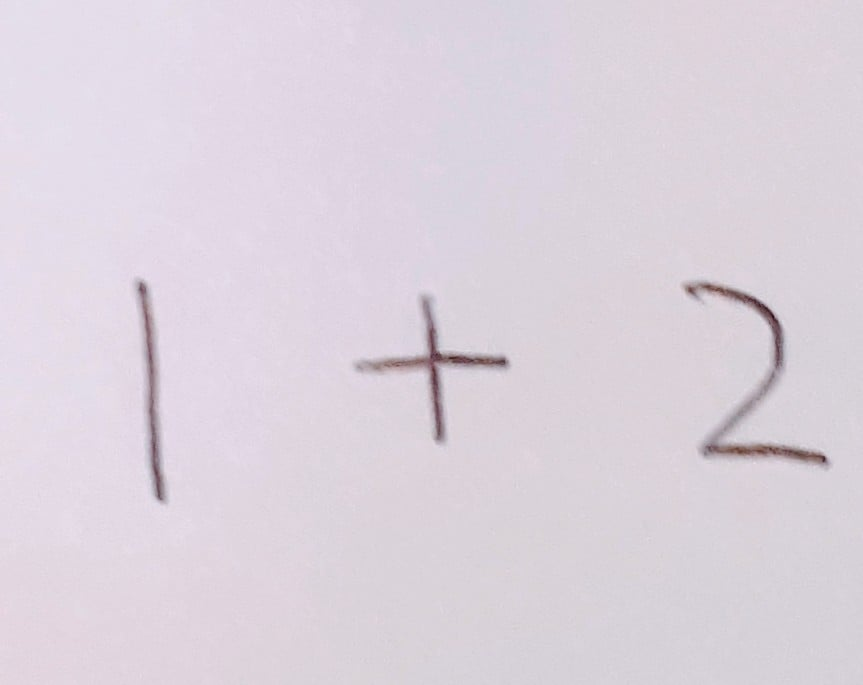
#> input picture FirstModel/TestImages/testimg1.jpg, 863 x 685 px, found by its file name
$ jupyter execute --allow-errors ModelTest.ipynb
#> lines starting #> are read from the running program, lines starting #| are printed output that depends on the picture; after the words box and inside, x2 and y2 are one past the last pixel; in counts of white or black regions, pixels touching at a corner belong together
[cell 1]
import cv2
import numpy as np
from keras.models import model_from_json

print("DOing gOoD aT iMpOrTs")

[cell 2]
img1 = r'C:\Users\Thomas\Desktop\MathSolver\FirstModel\TestImages\testimg1.jpg'
img2 = r'C:\Users\Thomas\Desktop\MathSolver\FirstModel\TestImages\testimg2.jpg'

def show_image(image):
    img = cv2.imread(image,cv2.IMREAD_GRAYSCALE)
    cv2.imshow('image',img)
    c = cv2.waitKey()
    if c >= 0 : return -1
    return 0

[cell 3]
symbols_to_class = {'0':0, '1':1, '2':2, '3':3, '4':4, '5':5, '6':6, '7':7, '8':8, '9':9,
                    '+':10, '-':11, 'times': 12, 'div':13, '=':14, 'X':15, 'y':16}
class_to_symbols = dict([(val, key) for key, val in symbols_to_class.items()])

[cell 4]
img = cv2.imread(img1, cv2.IMREAD_GRAYSCALE)
#> img: shape (685, 863); min 23, max 230, mean 214.9

# Need to play with the min threshhold val. See notes
ret, binary_img = cv2.threshold(img, 170, 255, cv2.THRESH_BINARY_INV)
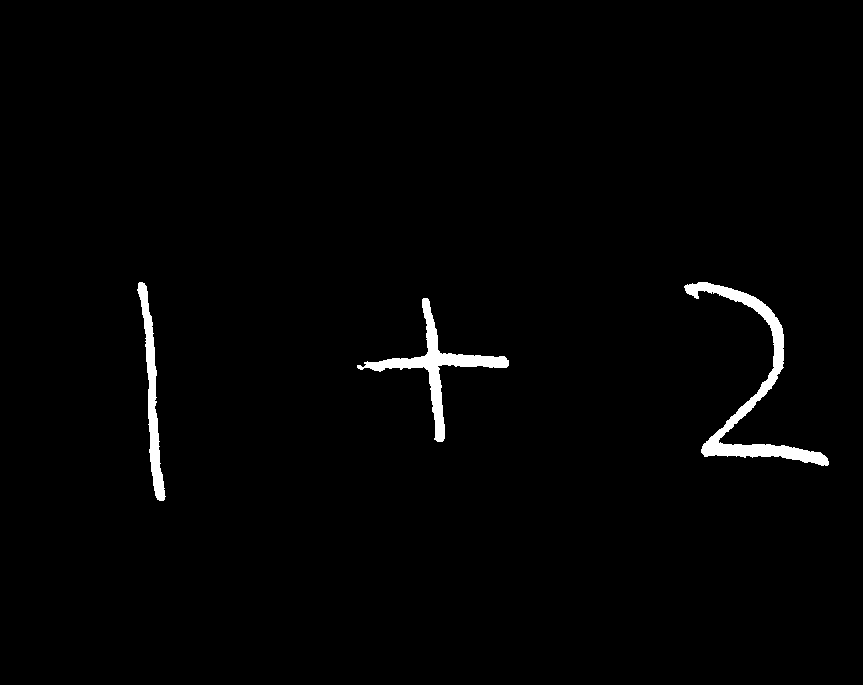
#> binary_img: shape (685, 863); 1.5% white; 3 white regions
# Find the contours => if min thresh is o.k then len(contours) == number of symbals in pic
contours, hierarchy = cv2.findContours(binary_img, cv2.RETR_TREE, cv2.CHAIN_APPROX_NONE)
#> contours = 3 contours; box (x1, y1, x2, y2) and area: (684, 282, 829, 466) 3563, (357, 298, 509, 442) 2634, (137, 282, 166, 501) 1699
# sort contours so we read the symbols from left -> right
cnt=sorted(contours, key=lambda ctr: cv2.boundingRect(ctr)[0])
#> cnt has the same summary as contours

w, h = int(28), int(28)
rects = []

# boundingRect output: (x, y, width, height), x, y of center of rect
for ctr in cnt:
    x, y, w, h = cv2.boundingRect(ctr)
    rect = [x,y,w,h]
    rects.append(rect)
#> this loop made 3 passes
#> (x, y, w, h) on passes 1 to 3: (137, 282, 29, 219), (357, 298, 152, 144), (684, 282, 145, 184)
#> after the loop, rects = [[137, 282, 29, 219], [357, 298, 152, 144], [684, 282, 145, 184]]

bool_rect = []
for r in rects:
    l = []
    for rec in rects:
        flag = 0
        if rec != r:
            if r[0]<(rec[0]+rec[2]+10) and rec[0]<(r[0]+r[2]+10) and r[1]<(rec[1]+rec[3]+10) and rec[1]<(r[1]+r[3]+10):
                flag = 1
            l.append(flag)
        if rec == r:
            l.append(0)
    bool_rect.append(l)
#> this loop made 3 passes
#> after the loop, bool_rect = [[0, 0, 0], [0, 0, 0], [0, 0, 0]]

dump_rect = []
for i in range(0, len(cnt)):
    for j in range(0, len(cnt)):
        if bool_rect[i][j]==1:
            area1 = rects[i][2]*rects[i][3]
            area2 = rects[j][2]*rects[j][3]

            if area1==min(area1, area2):
                dump_rect.append(rects[i])
#> this loop made 3 passes
#> after the loop, dump_rect = []

final_rect=[i for i in rects if i not in dump_rect]
#> final_rect has the same summary as rects

processed = []
#> (the rest of this cell did not finish here and is left out)

[cell 5]
#img_w_contours = cv2.drawContours(img, testctr, -1, (0,255,0), 3)

import matplotlib.pyplot as plt

plt.close(1);plt.figure(1)
#> (the rest of this cell did not finish here and is left out)

#> (a cell that did not finish here is left out)

[cell 7]
results = []
for symbol in processed:
    symbol = symbol.reshape(1, 28, 28, 1) # Model is channel last format
    result = model.predict_classes(symbol)
    results.append(result)

[cell 8]
expression = ''
for i in results:
    res = class_to_symbols[i[0]]
    expression += res
#> after the loop, expression = ''

#> (the rest of this cell did not finish here and is left out)

[cell 9]
print('The expression in the picture is '+expression)
#| The expression in the picture is
#> (the rest of this cell did not finish here and is left out)
